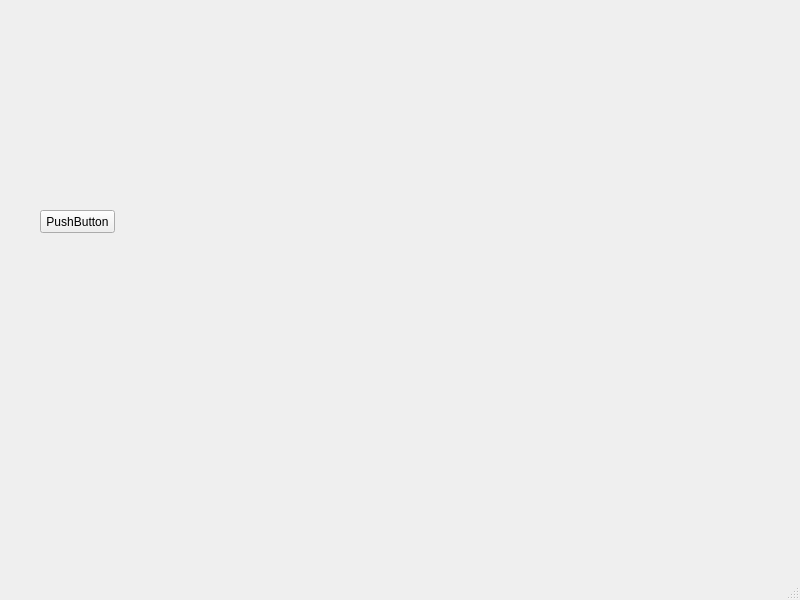
<?xml version="1.0" encoding="UTF-8"?>
<ui version="4.0">
 <class>MainWindow</class>
 <widget class="QMainWindow" name="MainWindow">
  <property name="geometry">
   <rect>
    <x>0</x>
    <y>0</y>
    <width>800</width>
    <height>600</height>
   </rect>
  </property>
  <property name="windowTitle">
   <string>MainWindow</string>
  </property>
  <widget class="QWidget" name="centralwidget">
   <widget class="QPushButton" name="pushButton">
    <property name="geometry">
     <rect>
      <x>40</x>
      <y>210</y>
      <width>75</width>
      <height>23</height>
     </rect>
    </property>
    <property name="text">
     <string>PushButton</string>
    </property>
   </widget>
  </widget>
  <widget class="QMenuBar" name="menubar">
   <property name="geometry">
    <rect>
     <x>0</x>
     <y>0</y>
     <width>800</width>
     <height>23</height>
    </rect>
   </property>
  </widget>
  <widget class="QStatusBar" name="statusbar"/>
 </widget>
 <resources/>
 <connections/>
</ui>
